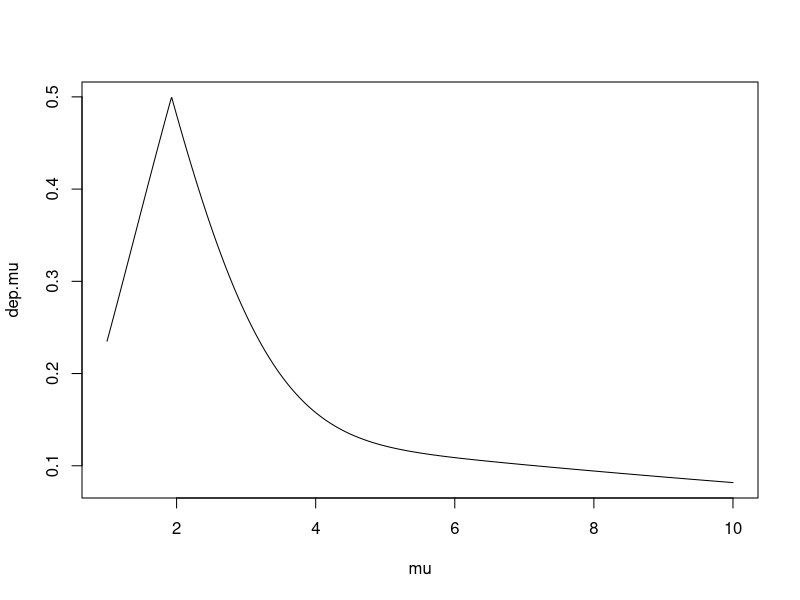
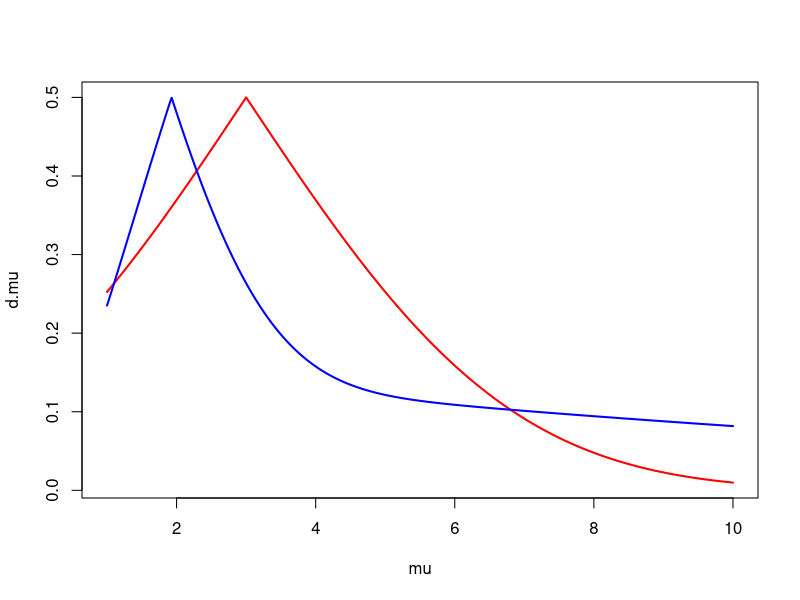

Reproduce these figures in R, in order.
## sigma = mu ; y~N(mu,mu^2)
mu = seq(1,10,by=.01)
dep1.mu = pnorm(mean=3,sd=3,abs(mu)*(1+sqrt(5)/2))-pnorm(mean=3,sd=3,abs(mu)*(1-sqrt(5)/2))
dep2.mu = 1-dep1.mu
dep.mu = ifelse(dep1.mu>dep2.mu,dep2.mu,dep1.mu)
plot(mu,dep.mu,type='l')

d1.mu = pnorm(mean=3,sd=3,mu)
d.mu = ifelse(d1.mu<.5,d1.mu,1-d1.mu)

plot(mu,d.mu,type='l',lwd=2,col='red',xlim=c(1,10))
lines(mu,dep.mu,col='blue',lwd=2)

mu[which.max(dep.mu)]